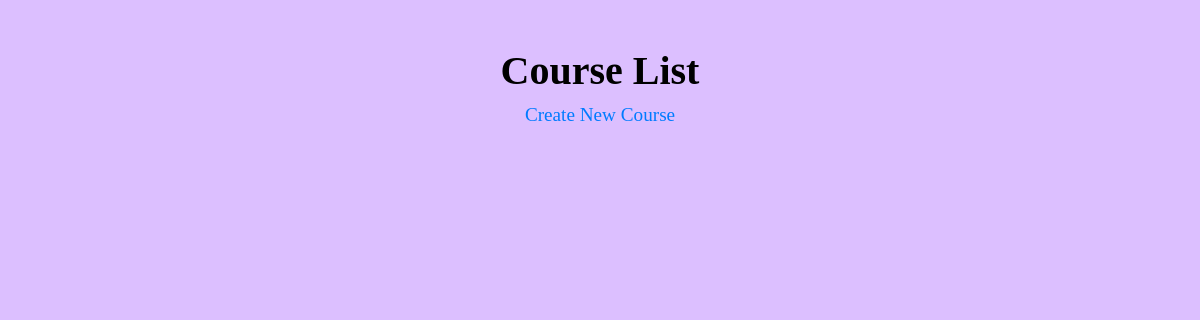
Page /course_list/ on the earlier database version.
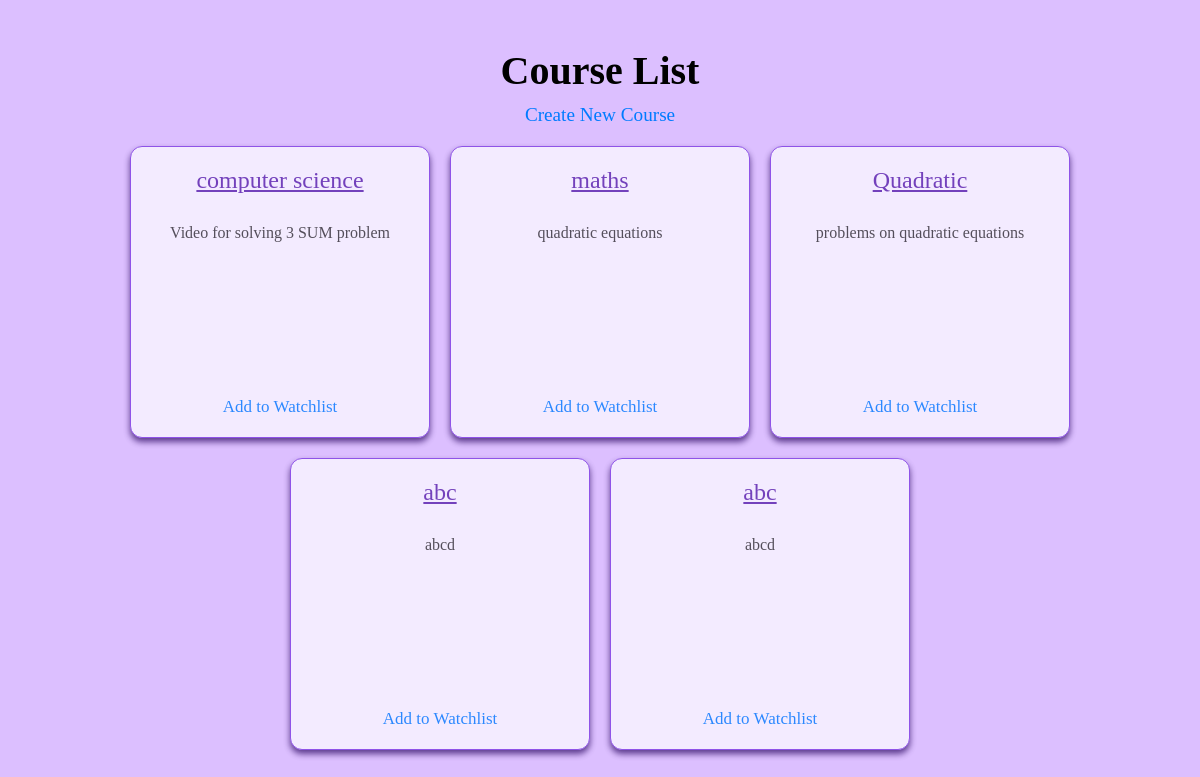
Same page on the later database version.
### nav/models.py (models this page shows, shortened)
class Course(models.Model):
  title =models.CharField(max_length=100 , verbose_name="Title")
  description = models.TextField(verbose_name="Description")
  video_link=models.CharField(max_length=11, verbose_name="Video Link")
  created_at=models.DateTimeField(auto_now_add=True)

### nav/views.py (the view)
# urls.py: path('course_list/',views.course_list,name='course_list'),
def course_list(request):
  courses=Course.objects.all()
  return render(request,'nav/course_list.html',{'courses':courses})

### nav/templates/nav/course_list.html (shortened to what this page needs)
<!DOCTYPE html>
<html>
<head>
</head>
<body>
    <div class="container">
        <div class="header">
            <h1>Course List</h1>
            <a href="{% url 'course_create' %}">Create New Course</a>
        </div>
        <div class="card-container">
            {% for course in courses %}
            <div class="card-wrapper">
                <div class="card">
                    <div class="card-title">
                        <a href="{% url 'course_detail' course.id %}">{{ course.title }}</a>
                    </div>
                    <div class="card-excerpt">
                        {{ course.description|truncatechars:80 }}
                    </div>
                    <div class="card-actions">
                        <a href="{% url 'add_to_watchlist' course.id %}">Add to Watchlist</a>
                    </div>
                </div>
            </div>
            {% endfor %}
        </div>
    </div>
</body>
</html>

Differences in the rows shown:
added Course: title "computer science", description "Video for solving 3 SUM problem"
added Course: title "maths", description "quadratic equations"
added Course: title "Quadratic", description "problems on quadratic equations"
added Course: title "abc", description "abcd"
added Course: title "abc", description "abcd"
